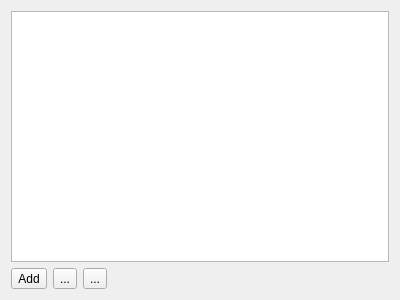
<?xml version="1.0" encoding="UTF-8"?>
<ui version="4.0">
 <class>BackendWidget</class>
 <widget class="QWidget" name="BackendWidget">
  <property name="geometry">
   <rect>
    <x>0</x>
    <y>0</y>
    <width>400</width>
    <height>300</height>
   </rect>
  </property>
  <property name="windowTitle">
   <string>Form</string>
  </property>
  <layout class="QVBoxLayout" name="verticalLayout">
   <item>
    <widget class="QListView" name="main"/>
   </item>
   <item>
    <layout class="QHBoxLayout" name="horizontalLayout">
     <item>
      <widget class="QToolButton" name="addButton">
       <property name="text">
        <string>Add</string>
       </property>
       <property name="icon">
        <iconset theme="add"/>
       </property>
      </widget>
     </item>
     <item>
      <widget class="QToolButton" name="editButton">
       <property name="text">
        <string>...</string>
       </property>
       <property name="icon">
        <iconset theme="edit"/>
       </property>
      </widget>
     </item>
     <item>
      <widget class="QToolButton" name="removeButton">
       <property name="text">
        <string>...</string>
       </property>
       <property name="icon">
        <iconset theme="remove"/>
       </property>
      </widget>
     </item>
     <item>
      <spacer name="horizontalSpacer">
       <property name="orientation">
        <enum>Qt::Horizontal</enum>
       </property>
       <property name="sizeHint" stdset="0">
        <size>
         <width>40</width>
         <height>20</height>
        </size>
       </property>
      </spacer>
     </item>
    </layout>
   </item>
  </layout>
 </widget>
 <resources/>
 <connections/>
</ui>
